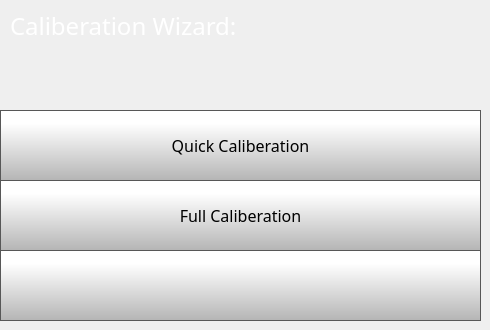
    <widget class="QWidget" name="caliberationWizardPage">
     <widget class="QLabel" name="caliberationWizardLabel">
      <property name="geometry">
       <rect>
        <x>10</x>
        <y>10</y>
        <width>321</width>
        <height>31</height>
       </rect>
      </property>
      <property name="font">
       <font>
        <family>Gotham</family>
        <pointsize>18</pointsize>
        <weight>50</weight>
        <bold>false</bold>
       </font>
      </property>
      <property name="styleSheet">
       <string notr="true">color: rgb(255, 255, 255);</string>
      </property>
      <property name="text">
       <string>Caliberation Wizard:</string>
      </property>
     </widget>
     <widget class="QPushButton" name="caliberationWizardBackButton">
      <property name="geometry">
       <rect>
        <x>0</x>
        <y>250</y>
        <width>481</width>
        <height>71</height>
       </rect>
      </property>
      <property name="minimumSize">
       <size>
        <width>0</width>
        <height>0</height>
       </size>
      </property>
      <property name="font">
       <font>
        <family>Gotham Light</family>
        <pointsize>9</pointsize>
       </font>
      </property>
      <property name="styleSheet">
       <string notr="true">QPushButton {
     border: 1px solid rgb(87, 87, 87);
	background-color: qlineargradient(spread:pad, x1:0, y1:1, x2:0, y2:0.188, stop:0 rgba(180, 180, 180, 255), stop:1 rgba(255, 255, 255, 255));


}

QPushButton:pressed {
    background-color: qlineargradient(x1: 0, y1: 0, x2: 0, y2: 1,
                                      stop: 0 #dadbde, stop: 1 #f6f7fa);
}

QPushButton:flat {
    border: none; /* no border for a flat push button */
}

QPushButton:default {
    border-color: navy; /* make the default button prominent */
}</string>
      </property>
      <property name="text">
       <string/>
      </property>
      <property name="icon">
       <iconset>
        <normaloff>templates/img/arrows-4.png</normaloff>templates/img/arrows-4.png</iconset>
      </property>
      <property name="iconSize">
       <size>
        <width>50</width>
        <height>50</height>
       </size>
      </property>
      <property name="checkable">
       <bool>false</bool>
      </property>
      <property name="autoDefault">
       <bool>false</bool>
      </property>
      <property name="default">
       <bool>false</bool>
      </property>
      <property name="flat">
       <bool>false</bool>
      </property>
     </widget>
     <widget class="QPushButton" name="fullCaliberationButton">
      <property name="geometry">
       <rect>
        <x>0</x>
        <y>180</y>
        <width>481</width>
        <height>71</height>
       </rect>
      </property>
      <property name="minimumSize">
       <size>
        <width>0</width>
        <height>0</height>
       </size>
      </property>
      <property name="font">
       <font>
        <family>Gotham Light</family>
        <pointsize>12</pointsize>
       </font>
      </property>
      <property name="styleSheet">
       <string notr="true">QPushButton {
     border: 1px solid rgb(87, 87, 87);
	background-color: qlineargradient(spread:pad, x1:0, y1:1, x2:0, y2:0.188, stop:0 rgba(180, 180, 180, 255), stop:1 rgba(255, 255, 255, 255));


}

QPushButton:pressed {
    background-color: qlineargradient(x1: 0, y1: 0, x2: 0, y2: 1,
                                      stop: 0 #dadbde, stop: 1 #f6f7fa);
}

QPushButton:flat {
    border: none; /* no border for a flat push button */
}

QPushButton:default {
    border-color: navy; /* make the default button prominent */
}</string>
      </property>
      <property name="text">
       <string>Full Caliberation</string>
      </property>
      <property name="icon">
       <iconset>
        <normaloff>templates/img/reload.png</normaloff>templates/img/reload.png</iconset>
      </property>
      <property name="iconSize">
       <size>
        <width>50</width>
        <height>50</height>
       </size>
      </property>
      <property name="checkable">
       <bool>false</bool>
      </property>
      <property name="autoDefault">
       <bool>false</bool>
      </property>
      <property name="default">
       <bool>false</bool>
      </property>
      <property name="flat">
       <bool>false</bool>
      </property>
     </widget>
     <widget class="QPushButton" name="quickCaliberationButton">
      <property name="geometry">
       <rect>
        <x>0</x>
        <y>110</y>
        <width>481</width>
        <height>71</height>
       </rect>
      </property>
      <property name="minimumSize">
       <size>
        <width>0</width>
        <height>0</height>
       </size>
      </property>
      <property name="font">
       <font>
        <family>Gotham Light</family>
        <pointsize>12</pointsize>
       </font>
      </property>
      <property name="styleSheet">
       <string notr="true">QPushButton {
     border: 1px solid rgb(87, 87, 87);
	background-color: qlineargradient(spread:pad, x1:0, y1:1, x2:0, y2:0.188, stop:0 rgba(180, 180, 180, 255), stop:1 rgba(255, 255, 255, 255));


}

QPushButton:pressed {
    background-color: qlineargradient(x1: 0, y1: 0, x2: 0, y2: 1,
                                      stop: 0 #dadbde, stop: 1 #f6f7fa);
}

QPushButton:flat {
    border: none; /* no border for a flat push button */
}

QPushButton:default {
    border-color: navy; /* make the default button prominent */
}</string>
      </property>
      <property name="text">
       <string>Quick Caliberation</string>
      </property>
      <property name="icon">
       <iconset>
        <normaloff>templates/img/add.png</normaloff>templates/img/add.png</iconset>
      </property>
      <property name="iconSize">
       <size>
        <width>15</width>
        <height>15</height>
       </size>
      </property>
      <property name="checkable">
       <bool>false</bool>
      </property>
      <property name="autoDefault">
       <bool>false</bool>
      </property>
      <property name="default">
       <bool>false</bool>
      </property>
      <property name="flat">
       <bool>false</bool>
      </property>
     </widget>
    </widget>
